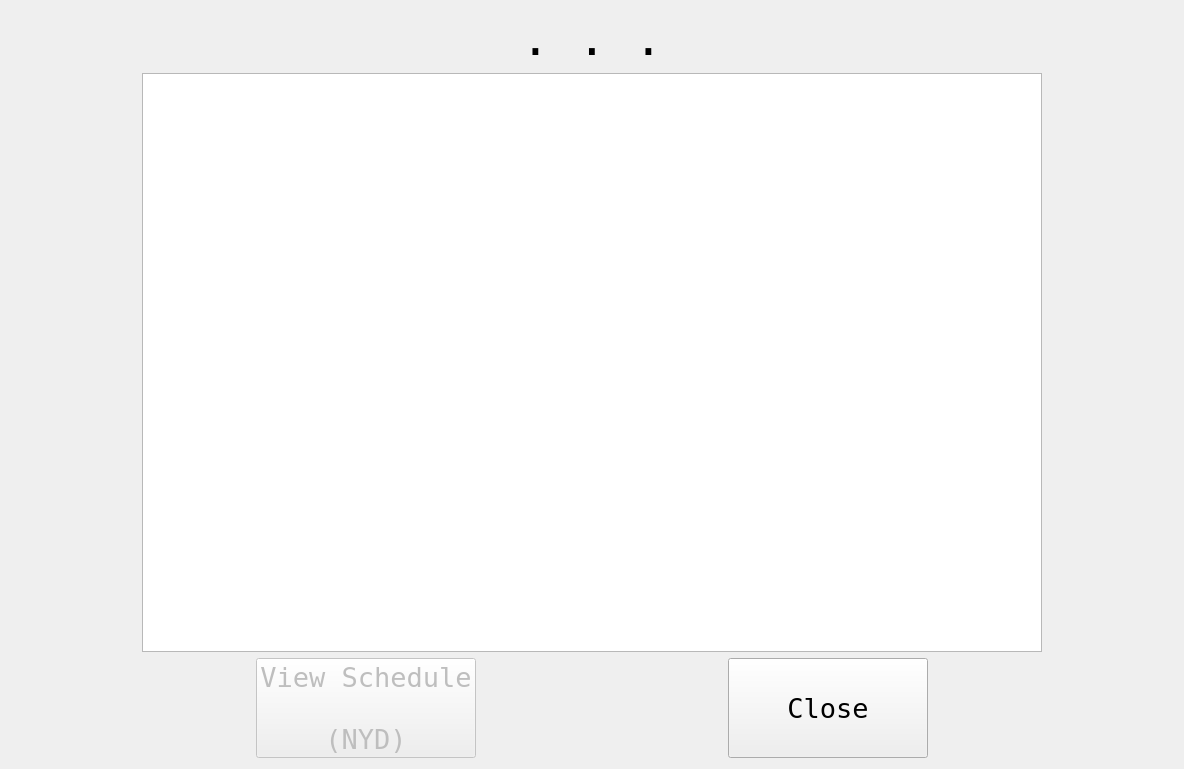
<?xml version="1.0" encoding="UTF-8"?>
<ui version="4.0">
 <class>ItemInfoDisplay</class>
 <widget class="QDialog" name="ItemInfoDisplay">
  <property name="geometry">
   <rect>
    <x>0</x>
    <y>0</y>
    <width>1184</width>
    <height>769</height>
   </rect>
  </property>
  <property name="windowTitle">
   <string>Dialog</string>
  </property>
  <layout class="QVBoxLayout" name="verticalLayout">
   <item>
    <widget class="QLabel" name="label">
     <property name="font">
      <font>
       <family>Terminal</family>
       <pointsize>35</pointsize>
      </font>
     </property>
     <property name="text">
      <string>. . .</string>
     </property>
     <property name="alignment">
      <set>Qt::AlignCenter</set>
     </property>
    </widget>
   </item>
   <item>
    <layout class="QHBoxLayout" name="horizontalLayout_2">
     <item>
      <spacer name="horizontalSpacer_4">
       <property name="orientation">
        <enum>Qt::Horizontal</enum>
       </property>
       <property name="sizeHint" stdset="0">
        <size>
         <width>40</width>
         <height>20</height>
        </size>
       </property>
      </spacer>
     </item>
     <item>
      <widget class="QTextBrowser" name="textBrowser">
       <property name="minimumSize">
        <size>
         <width>900</width>
         <height>0</height>
        </size>
       </property>
       <property name="font">
        <font>
         <family>Terminal</family>
         <pointsize>12</pointsize>
        </font>
       </property>
      </widget>
     </item>
     <item>
      <spacer name="horizontalSpacer_5">
       <property name="orientation">
        <enum>Qt::Horizontal</enum>
       </property>
       <property name="sizeHint" stdset="0">
        <size>
         <width>40</width>
         <height>20</height>
        </size>
       </property>
      </spacer>
     </item>
    </layout>
   </item>
   <item>
    <layout class="QHBoxLayout" name="horizontalLayout">
     <item>
      <spacer name="horizontalSpacer_2">
       <property name="orientation">
        <enum>Qt::Horizontal</enum>
       </property>
       <property name="sizeHint" stdset="0">
        <size>
         <width>40</width>
         <height>20</height>
        </size>
       </property>
      </spacer>
     </item>
     <item>
      <widget class="QPushButton" name="schedViewButton">
       <property name="enabled">
        <bool>false</bool>
       </property>
       <property name="minimumSize">
        <size>
         <width>200</width>
         <height>100</height>
        </size>
       </property>
       <property name="font">
        <font>
         <family>Terminal</family>
         <pointsize>20</pointsize>
        </font>
       </property>
       <property name="text">
        <string>View Schedule

(NYD)</string>
       </property>
      </widget>
     </item>
     <item>
      <spacer name="horizontalSpacer">
       <property name="orientation">
        <enum>Qt::Horizontal</enum>
       </property>
       <property name="sizeHint" stdset="0">
        <size>
         <width>40</width>
         <height>20</height>
        </size>
       </property>
      </spacer>
     </item>
     <item>
      <widget class="QPushButton" name="closeButton">
       <property name="minimumSize">
        <size>
         <width>200</width>
         <height>100</height>
        </size>
       </property>
       <property name="font">
        <font>
         <family>Terminal</family>
         <pointsize>20</pointsize>
        </font>
       </property>
       <property name="text">
        <string>Close</string>
       </property>
      </widget>
     </item>
     <item>
      <spacer name="horizontalSpacer_3">
       <property name="orientation">
        <enum>Qt::Horizontal</enum>
       </property>
       <property name="sizeHint" stdset="0">
        <size>
         <width>40</width>
         <height>20</height>
        </size>
       </property>
      </spacer>
     </item>
    </layout>
   </item>
  </layout>
 </widget>
 <resources/>
 <connections/>
</ui>
